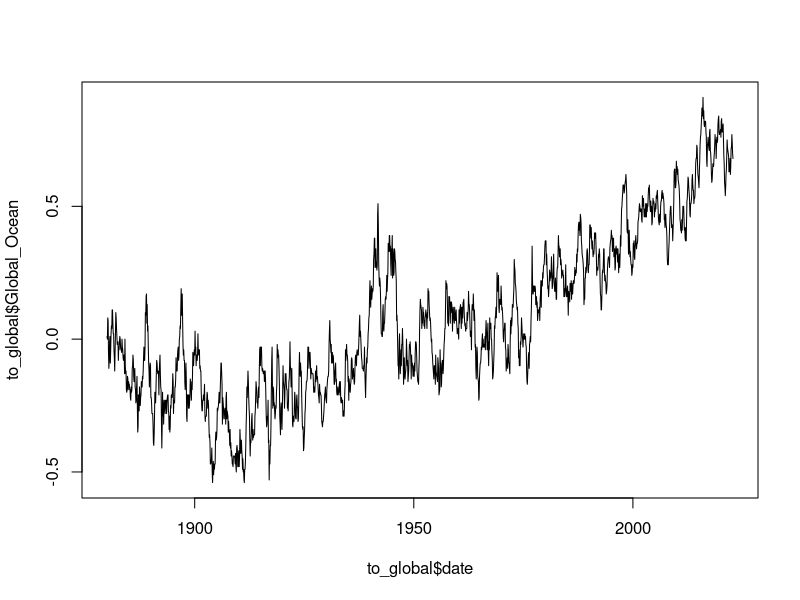

Write R code to recreate this figure.
#### Dataset loading and cleaning script ####
library(tidyverse)
library(openxlsx)

# Sea ice extent Dataset
# https://nsidc.org/data/geophysical-measurements
# https://nsidc.org/data/g02135/versions/3

ice_north <- read.csv("./data/N_seaice.csv", sep = ",") %>% 
    unite("date", Year:Day, sep = "-", remove = TRUE) %>% 
    mutate_at("date", as.Date, format = "%Y-%m-%d") %>% 
    select(-Source.Data, -Missing) %>% 
    filter(!is.na(Extent))
    
ice_south <- read.csv("./data/S_seaice.csv", sep = ",") %>% 
    unite("date", Year:Day, sep = "-", remove = TRUE) %>% 
    mutate_at("date", as.Date, format = "%Y-%m-%d") %>% 
    select(-Source.Data, -Missing) %>% 
    filter(!is.na(Extent))


# Daily Surface Melt Extent ####
# http://nsidc.org/greenland-today/greenland-today-data-and-analysis-tools/


# Land (1910-2022 and 1880-2022 for global temp) Ocean temperatures (1880-2022)
# https://www.ncei.noaa.gov/access/monitoring/climate-at-a-glance/global/time-series/southAmerica/land/all/11/1880-2022

# temperature of the ocean - Global
to_global <- read.csv("./data/temp_global_ocean.csv", sep = ",") %>% 
    mutate(date = paste0(substr(.$Year, 1, 4),"-",substr(.$Year, 5, 6),"-","01")) %>% 
    select(3,2) %>% 
    mutate_at("date", as.Date, format = "%Y-%m-%d")

plot(x = to_global$date, y = to_global$Global_Ocean, type = "l")

# land temperatures for 6 continents + global land temperature
tl_global <- read.csv("./data/temp_global_land.csv", sep = ",") %>% 
    mutate(date = paste0(substr(.$Year, 1, 4),"-",substr(.$Year, 5, 6),"-","01")) %>% 
    select(3,2) %>% 
    mutate_at("date", as.Date, format = "%Y-%m-%d")

tl_africa <- read.csv("./data/temp_africa_land.csv", sep = ",") %>% 
    mutate(date = paste0(substr(.$Year, 1, 4),"-",substr(.$Year, 5, 6),"-","01")) %>% 
    select(3,2) %>% 
    mutate_at("date", as.Date, format = "%Y-%m-%d")

tl_NA <- read.csv("./data/temp_NA_land.csv", sep = ",") %>% 
    mutate(date = paste0(substr(.$Year, 1, 4),"-",substr(.$Year, 5, 6),"-","01")) %>% 
    select(3,2) %>% 
    mutate_at("date", as.Date, format = "%Y-%m-%d")

tl_SA <- read.csv("./data/temp_SA_land.csv", sep = ",") %>% 
    mutate(date = paste0(substr(.$Year, 1, 4),"-",substr(.$Year, 5, 6),"-","01")) %>% 
    select(3,2) %>% 
    mutate_at("date", as.Date, format = "%Y-%m-%d")

tl_oceania <- read.csv("./data/temp_oceania_land.csv", sep = ",") %>% 
    mutate(date = paste0(substr(.$Year, 1, 4),"-",substr(.$Year, 5, 6),"-","01")) %>% 
    select(3,2) %>% 
    mutate_at("date", as.Date, format = "%Y-%m-%d")

tl_asia <- read.csv("./data/temp_asia_land.csv", sep = ",") %>% 
    mutate(date = paste0(substr(.$Year, 1, 4),"-",substr(.$Year, 5, 6),"-","01")) %>% 
    select(3,2) %>% 
    mutate_at("date", as.Date, format = "%Y-%m-%d")

tl_asia <- read.csv("./data/temp_asia_land.csv", sep = ",") %>% 
    mutate(date = paste0(substr(.$Year, 1, 4),"-",substr(.$Year, 5, 6),"-","01")) %>% 
    select(3,2) %>% 
    mutate_at("date", as.Date, format = "%Y-%m-%d")

tl_europe <- read.csv("./data/temp_europe_land.csv", sep = ",") %>% 
    mutate(date = paste0(substr(.$Year, 1, 4),"-",substr(.$Year, 5, 6),"-","01")) %>% 
    select(3,2) %>% 
    mutate_at("date", as.Date, format = "%Y-%m-%d")


land_temps <- left_join(tl_global,tl_africa, by = 'date') %>%
    left_join(tl_NA,by = "date") %>% 
    left_join(tl_SA,by = "date") %>% 
    left_join(tl_oceania,by = "date") %>% 
    left_join(tl_asia,by = "date") %>% 
    left_join(tl_europe,by = "date")


remove(tl_africa, tl_NA, tl_SA, tl_oceania, tl_asia, tl_europe, tl_global)




